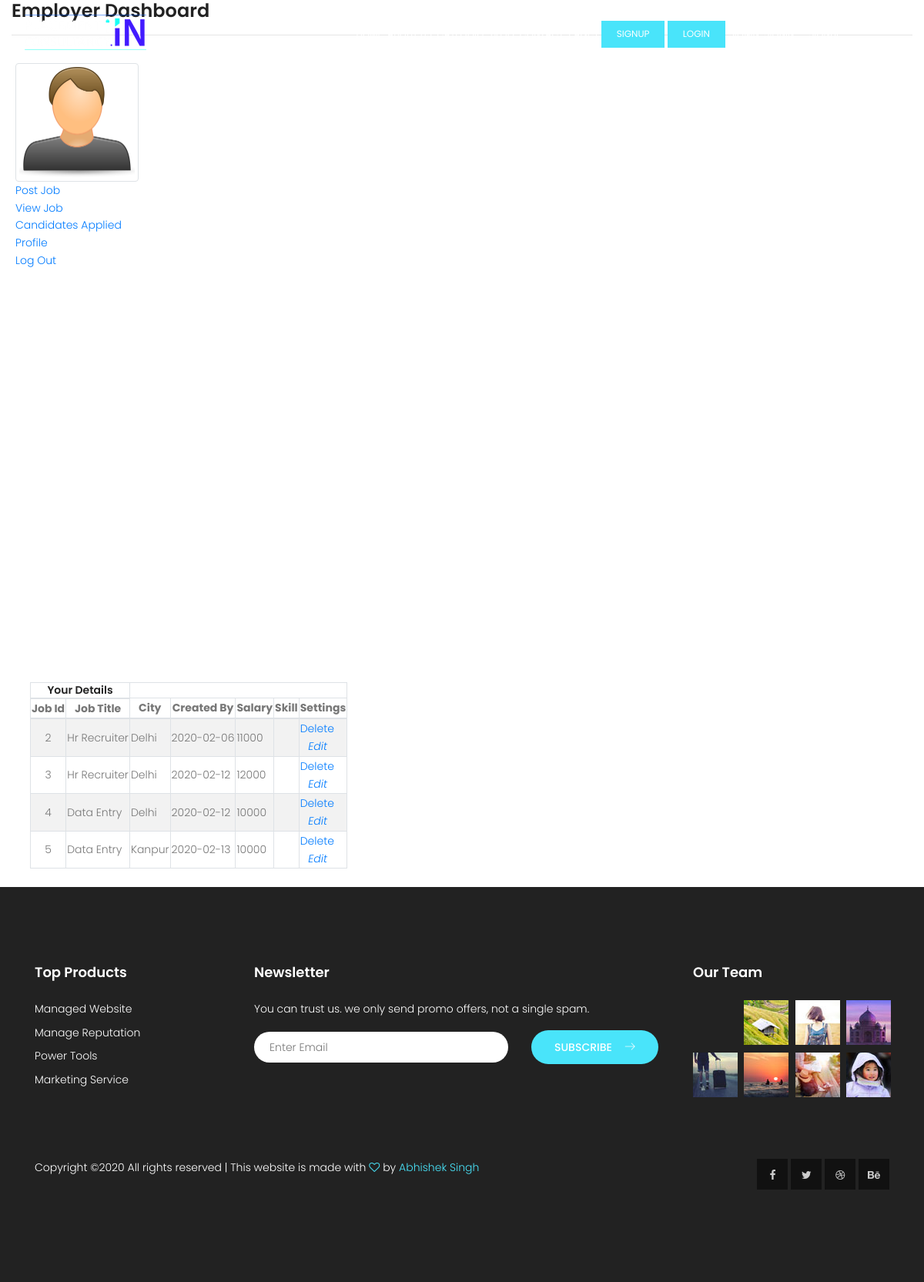
Before: /index.php/jobview with the older database file.
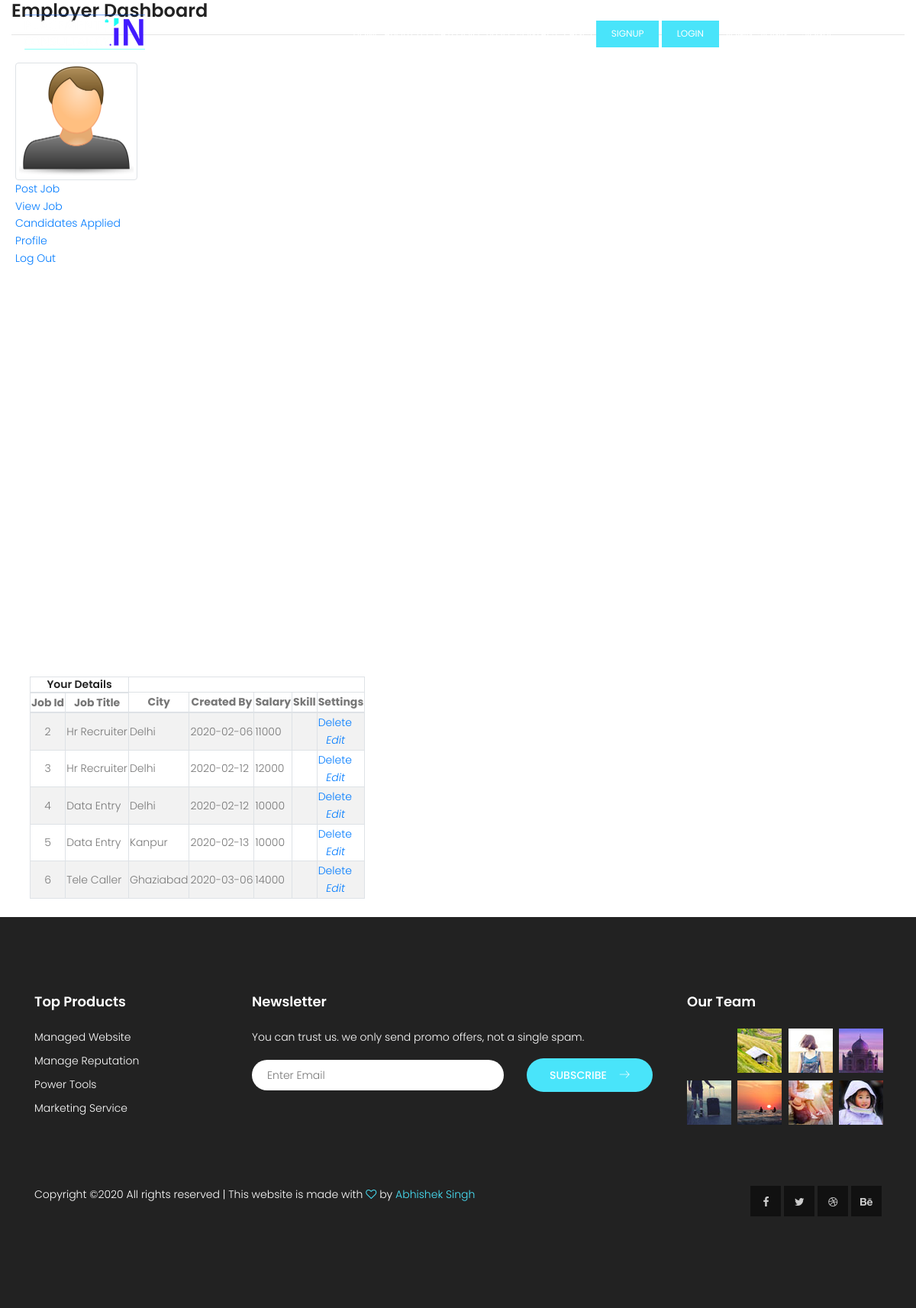
After: the same page with the newer database file.
### tables this page shows
CREATE TABLE `job` (
  `Posting_time` datetime DEFAULT NULL,
  `Username_fk` varchar(100) DEFAULT NULL,
  `Title` varchar(250) DEFAULT NULL,
  `Skills` varchar(60) NOT NULL,
  `Job_id` int(11) NOT NULL,
  `City` varchar(100) DEFAULT NULL,
  `Eligibility` varchar(1000) NOT NULL,
  `Salary` int(11) NOT NULL
);

### application/controllers/Jobview.php (called while the page is built)
<?php
class Jobview extends MX_Controller{
	public function index(){
		$this->load->model('Queries');
		$results=$this->Queries->viewjob();
		$this->load->view('inc/header');
		$this->load->view('inc/nav');
		$this->load->view('user_profile');
		$this->load->view('jobview',['result'=>$results]);
		$this->load->view('inc/footer');
	}
}
?>

### index.php (called while the page is built, shortened)
<?php
require_once BASEPATH.'core/CodeIgniter.php';

### application/third_party/MX/Controller.php (called while the page is built, shortened)
<?php (defined('BASEPATH')) OR exit('No direct script access allowed');
class MX_Controller
{
	public function __get($class)
	{
		return CI::$APP->$class;
	}
}

### application/models/Queries.php (called while the page is built, shortened)
<?php
class Queries extends CI_Model{
	public function viewjob(){
		$query=$this->db->select('*')->get('job');
		return $query->result();
	}
	}
?>

### application/views/jobview.php (the view, shortened to what this page needs)
<div class="col-sm-9 py-4 ml-4">
			<table class="table-responsive-md table-bordered table-striped">
				<thead>
				<tr>
					<th colspan="2"><h6 class="text-center">Your Details</h6></th>
				</tr>
				<tr style="text-align:center;">
					<th>Job Id</th>
					<th>Job Title</th>
					<th>City</th>
					<th>Created By</th>
					<th>Salary</th>
					<th>Skill</th>
					<th>Settings</th>
				</tr>
				</thead>
				<tbody>
				<?php
if(count($result)) {
foreach ($result as $row){
?>
		<tr>
		<td class="text-center"><?php echo htmlentities($row->Job_id);?></td>
		<td><?php echo htmlentities($row->Title);?></td>
		<td><?php echo htmlentities($row->City);?></td>
		<td><?php $date =new DateTime($row->Posting_time); echo htmlentities($date->format('Y-m-d'));?></td>
		<td><?php echo htmlentities($row->Salary);?></td>
		<td><?php echo htmlentities($row->Skills);?></td>
		<td>
		<?php echo anchor("Welcome/deleteJob/{$row->Job_id}","Delete",['class'=>'fas fa-trash-alt']);?><br>
		<?php echo anchor("Welcome/editjob/{$row->Job_id}",'<i class="fas fa-edit"><span class="hidden-tablet">Edit</span></i>');?>
		</td>
		</tr>
		<?php
}
} else { ?>
<tr>
<td colspan=7>No Jobs Found</td>
</tr>
		<?php
}
?>
				</tbody>
			</table>
			</div>

### application/third_party/MX/Loader.php (shortened to what this page needs)
<?php (defined('BASEPATH')) OR exit('No direct script access allowed');
class MX_Loader extends CI_Loader
{
	public $_ci_cached_vars = array();
	public function initialize($controller = NULL)
	{
		if ($controller instanceof MX_Controller)
		{
			$this->controller = $controller;
			foreach (get_class_vars('CI_Loader') as $var => $val)
			{
				if ($var != '_ci_ob_level')
				{
					$this->$var =& CI::$APP->load->$var;
				}
			}
		}
		else
		{
			parent::initialize();
			$this->_autoloader(array());
		}
	}
	public function database($params = '', $return = FALSE, $query_builder = NULL)
	{
		CI::$APP->db = DB($params, $query_builder);
		return $this;
	}
	public function view($view, $vars = array(), $return = FALSE)
	{
		if (method_exists($this, '_ci_object_to_array'))
{
        return $this->_ci_load(array('_ci_view' => $view, '_ci_vars' => $this->_ci_object_to_array($vars), '_ci_return' => $return));
} else {
        return $this->_ci_load(array('_ci_view' => $view, '_ci_vars' => $this->_ci_prepare_view_vars($vars), '_ci_return' => $return));
}
	}
	public function __get($class)
	{
		return (isset($this->controller)) ? $this->controller->$class : CI::$APP->$class;
	}
	public function _ci_load($_ci_data)
	{
		extract($_ci_data);
		if (isset($_ci_view))
		{
			$_ci_path = '';
			$_ci_file = (pathinfo($_ci_view, PATHINFO_EXTENSION)) ? $_ci_view : $_ci_view.EXT;
			foreach ($this->_ci_view_paths as $path => $cascade)
			{
				if (file_exists($view = $path.$_ci_file))
				{
					$_ci_path = $view;
					break;
				}
			}
		}
		elseif (isset($_ci_path))
		{
			$_ci_file = basename($_ci_path);
			if( ! file_exists($_ci_path)) $_ci_path = '';
		}
		if (isset($_ci_vars))
			$this->_ci_cached_vars = array_merge($this->_ci_cached_vars, (array) $_ci_vars);
		extract($this->_ci_cached_vars);
		if ((bool) @ini_get('short_open_tag') === FALSE && CI::$APP->config->item('rewrite_short_tags') == TRUE)
		{
			echo eval('?>'.preg_replace("/;*\s*\?>/", "; ?>", str_replace('<?=', '<?php echo ', file_get_contents($_ci_path))));
		}
		else
		{
			include($_ci_path);
		}
		if (ob_get_level() > $this->_ci_ob_level + 1)
		{
			ob_end_flush();
		}
		else
		{
			CI::$APP->output->append_output(ob_get_clean());
		}
	}
	public function _autoloader($autoload)
	{
		if (count($autoload) == 0) return;
	}
}

### application/views/inc/header.php (shortened to what this page needs)
<!DOCTYPE html>
	<html lang="zxx" class="no-js">
	<head>
			<link rel="stylesheet" href="<?php echo base_url()?>bt/css/linearicons.css">
			<link rel="stylesheet" href="<?php echo base_url()?>bt/css/font-awesome.min.css">
			<link rel="stylesheet" href="<?php echo base_url()?>bt/css/bootstrap.css">
			<link rel="stylesheet" href="<?php echo base_url()?>bt/css/magnific-popup.css">
			<link rel="stylesheet" href="<?php echo base_url()?>bt/css/nice-select.css">
			<link rel="stylesheet" href="<?php echo base_url()?>bt/css/animate.min.css">
			<link rel="stylesheet" href="<?php echo base_url()?>bt/css/owl.carousel.css">
		<link rel="stylesheet" href="<?php echo base_url()?>bt/css/main.css">
		</head>
<body>

### application/views/inc/nav.php (shortened to what this page needs)
<link rel="stylesheet" href="<?php echo base_url()?>bt/css/nav.css">
 <header id="header" id="home">
            <div class="container">
                <div class="row align-items-center justify-content-between d-flex">
                    <div id="logo">
                        <a href="/"><img src="<?php echo base_url()?>bt/img/logo2.png" alt="" title="" /></a>
                    </div>
                    <nav id="nav-menu-container">
                        <ul class="nav-menu">
                            <li><a href="/">Home</a></li>
                            <li><a href="about-us.html">About Us</a></li>
                            <li><a href="category.html">Category</a></li>
                            <li><a href="blog-home.html">Blog</a></li>
                            <li><a href="contact.html">Contact</a></li>
                            <li class="menu-has-children"><a href="">Pages</a>
                            </li>
                            <li><a class="ticker-btn" href="#">Signup</a></li>
                            <li><a class="ticker-btn" href="#">Login</a></li>
<?php if(!$this->session->userdata('Username')){?>
    <li class="menu-has-children"><a href="">SignIn</a>
                            </li>
<li class="nav-item dropdown">
    <a class="nav-link dropdown-toggle menu-has-children" href="#" id="navbarDropdown" role="button" data-toggle="dropdown"
        aria-haspopup="true" aria-expanded="false">
        SignIn
    </a>
</li>
<li class="nav-item dropdown">
    <a class="nav-link dropdown-toggle" href="#" id="navbarDropdown" role="button" data-toggle="dropdown"
        aria-haspopup="true" aria-expanded="false">
        SignUp
    </a>
</li>
<?php } ?>
                        </ul>
                    </nav>
                </div>
            </div>
        </header>

### application/views/user_profile.php (shortened to what this page needs)
<div class="col-md-12">
	<h3>Employer Dashboard</h3>
	<hr>
</div>
		<div class="col-sm-2 " id="dashboardlistemployer" style="padding: 0px;">
			<div class="wrapper" style="height:100vh">
				<div class="sidebar">
					<ul  style="padding: 20px;">
						<li><img src="<?php echo base_url('bt/images/userr.png')?>" alt="..." class="img-thumbnail" />
						</li>
						<li><?php echo anchor("welcome/postjob","Post Job");?></li>
						<li><?php echo anchor("Jobview","View Job");?></li>
						<li><?php echo anchor("Applied_job","Candidates Applied");?></li>
						<li><?php echo anchor("welcome/dashboard","Profile");?></li>
						<li><?php echo anchor("Login_seeker/user_logout","Log Out");?></li>
					</ul>
				</div>
			</div>
		</div>

### application/views/inc/footer.php (shortened to what this page needs)
<footer class="footer-area section-gap">
	<div class="container">
		<div class="row">
			<div class="col-lg-3  col-md-12">
				<div class="single-footer-widget">
					<h6>Top Products</h6>
					<ul class="footer-nav">
						<li><a href="#">Managed Website</a></li>
						<li><a href="#">Manage Reputation</a></li>
						<li><a href="#">Power Tools</a></li>
						<li><a href="#">Marketing Service</a></li>
					</ul>
				</div>
			</div>
			<div class="col-lg-6  col-md-12">
				<div class="single-footer-widget newsletter">
					<h6>Newsletter</h6>
					<p>You can trust us. we only send promo offers, not a single spam.</p>
					<div id="mc_embed_signup">
						<form target="_blank" novalidate="true"
							action="https://github.us19.list-manage.com/subscribe/post?u=2950246f2a829b8270f80b6b2&amp;id=d5273f2086"
							method="get" class="form-inline">
							<div class="form-group row" style="width: 100%">
								<div class="col-lg-8 col-md-12">
									<input name="EMAIL" placeholder="Enter Email" onfocus="this.placeholder = ''"
										onblur="this.placeholder = 'Enter Email '" required="" type="email">
								</div>
								<div class="col-lg-4 col-md-12">
									<button class="nw-btn primary-btn">Subscribe<span
											class="lnr lnr-arrow-right"></span></button>
								</div>
							</div>
						</form>
					</div>
				</div>
			</div>
			<div class="col-lg-3  col-md-12">
				<div class="single-footer-widget mail-chimp">
					<h6 class="mb-20">Our Team</h6>
					<ul class="instafeed d-flex flex-wrap">
						<li><a href="http://thatdelhiboy.github.io/" target="_blank" rel="noopener noreferrer"><img
									src="https://thatdelhiboy.github.io/img/user-photo.jpg" alt="" height="58px"></a>
						</li>
						<li><img src="<?php echo base_url()?>bt/img/i2.jpg" alt=""></li>
						<li><img src="<?php echo base_url()?>bt/img/i3.jpg" alt=""></li>
						<li><img src="<?php echo base_url()?>bt/img/i4.jpg" alt=""></li>
						<li><img src="<?php echo base_url()?>bt/img/i5.jpg" alt=""></li>
						<li><img src="<?php echo base_url()?>bt/img/i6.jpg" alt=""></li>
						<li><img src="<?php echo base_url()?>bt/img/i7.jpg" alt=""></li>
						<li><img src="<?php echo base_url()?>bt/img/i8.jpg" alt=""></li>
					</ul>
				</div>
			</div>
		</div>
		<div class="row footer-bottom d-flex justify-content-between">
			<p class="col-lg-8 col-sm-12 footer-text m-0 text-white">
				Copyright &copy; All rights reserved | This website is made with <i class="fa fa-heart-o"
					aria-hidden="true"></i> by <a href="http://thatdelhiboy.github.io/" target="_blank">Abhishek
					Singh</a>
			</p>
			<div class="col-lg-4 col-sm-12 footer-social">
				<a href="#"><i class="fa fa-facebook"></i></a>
				<a href="#"><i class="fa fa-twitter"></i></a>
				<a href="#"><i class="fa fa-dribbble"></i></a>
				<a href="#"><i class="fa fa-behance"></i></a>
			</div>
		</div>
	</div>
</footer>
</body>
</html>

Changed rows visible on the page:
added job: Job_id "6", Title "Tele Caller", City "Ghaziabad", Posting_time "2020-03-06", Salary "14000", Job_id "Delete", Job_id "Edit"
